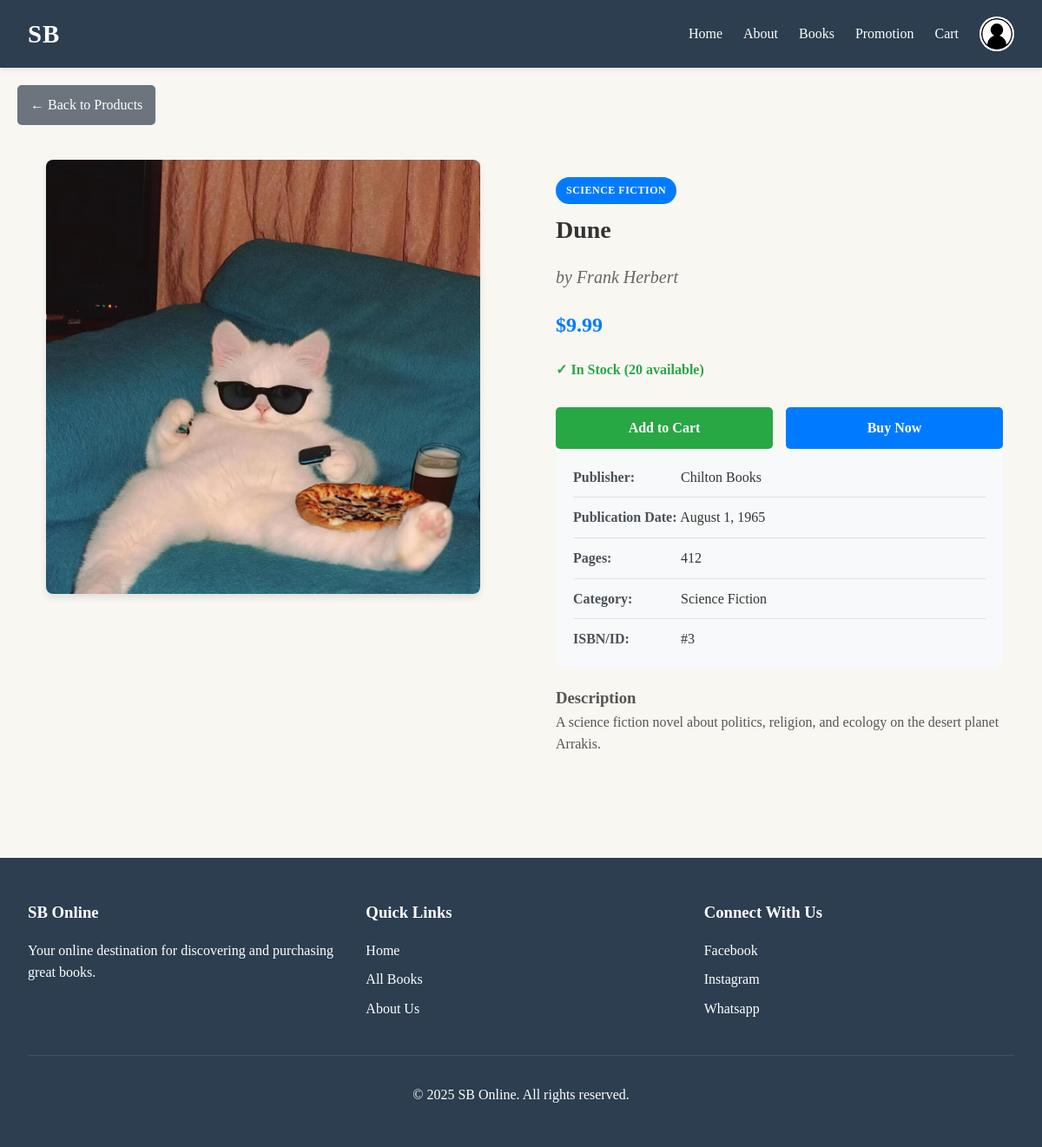
Screenshot of /page/product_details.php?id=3 (signed in) with the database file from the repository.
### tables this page shows
CREATE TABLE products (
    id INT PRIMARY KEY AUTO_INCREMENT,
    category_id INT NULL,
    title VARCHAR(255) NOT NULL,
    author VARCHAR(255) NOT NULL,
    price DECIMAL(10,2) NOT NULL,
    description TEXT,
    publisher VARCHAR(255),
    publication_date DATE,
    pages INT,
    cover_image VARCHAR(255),
    images JSON,
    stock_quantity INT DEFAULT 0,
    low_stock_threshold INT DEFAULT 10,
    stock_status ENUM('in_stock', 'low_stock', 'out_of_stock') DEFAULT 'in_stock',
    needs_reorder ENUM('yes', 'no') DEFAULT 'no',
    last_restocked DATE,
    created_at TIMESTAMP DEFAULT CURRENT_TIMESTAMP,
    updated_at TIMESTAMP DEFAULT CURRENT_TIMESTAMP ON UPDATE CURRENT_TIMESTAMP,
    
    FOREIGN KEY (category_id) REFERENCES categories(id) ON DELETE SET NULL
);

CREATE TABLE categories (
    id INT AUTO_INCREMENT PRIMARY KEY,
    name VARCHAR(255) NOT NULL UNIQUE,
    description TEXT,
    sort_order INT DEFAULT 0,
    created_at TIMESTAMP DEFAULT CURRENT_TIMESTAMP,
    updated_at TIMESTAMP DEFAULT CURRENT_TIMESTAMP ON UPDATE CURRENT_TIMESTAMP
);

### page/product_details.php (the view, shortened to what this page needs)
<?php
$host = 'localhost';
$dbname = 'sbonline';
$username = 'root';
$password = '';
$product = null;
$productImages = [];
$error = '';
if (!isset($_GET['id']) || empty($_GET['id'])) {
    $error = "Product ID is required.";
} else {
    $productId = intval($_GET['id']);
    try {
        $pdo = new PDO("mysql:host=$host;dbname=$dbname;charset=utf8", $username, $password);
        $pdo->setAttribute(PDO::ATTR_ERRMODE, PDO::ERRMODE_EXCEPTION);
        $sql = "SELECT p.*, c.name as category_name, c.id as category_id
                FROM products p
                LEFT JOIN categories c ON p.category_id = c.id
                WHERE p.id = ?";
        $stmt = $pdo->prepare($sql);
        $stmt->execute([$productId]);
        $product = $stmt->fetch(PDO::FETCH_ASSOC);
        if (!$product) {
            $error = "Product not found.";
        } else {
            $productImages = json_decode($product['images'] ?? '[]', true);
        }
    } catch (PDOException $e) {
        $error = "Database error: " . $e->getMessage();
    }
}
include '../sb_head.php';
?>
<!DOCTYPE html>
<html lang="en">
<head>
    <link rel="stylesheet" href="/css/product.css">
</head>
<body>
    <div class="product-details-container">
        <?php if ($error): ?>
            <div class="error-message">
                <h3>Error</h3>
                <p><?php echo htmlspecialchars($error); ?></p>
                <a href="product.php" class="back-button">Back to Products</a>
            </div>
        <?php elseif ($product): ?>
            <a href="product_view.php" class="back-button">&larr; Back to Products</a>
            <div class="product-details">
                <div class="product-images">
                    <div class="main-image">
                        <?php if (!empty($productImages)): ?>
                            <img src="uploads/products/<?php echo htmlspecialchars($productImages[0]); ?>"
                                 alt="<?php echo htmlspecialchars($product['title']); ?>"
                                 id="mainProductImage">
                        <?php else: ?>
                            <div class="no-image" style="height: 400px; display: flex; align-items: center; justify-content: center; background: #f8f9fa; border-radius: 8px;">
                                No Image Available
                            </div>
                        <?php endif; ?>
                    </div>
                </div>
                <div class="product-info">
                    <?php if (!empty($product['category_name'])): ?>
                        <div class="product-category category-highlight">
                            <?php echo htmlspecialchars($product['category_name']); ?>
                        </div>
                    <?php endif; ?>
                    <h1 class="product-title"><?php echo htmlspecialchars($product['title']); ?></h1>
                    <p class="product-author">by <?php echo htmlspecialchars($product['author']); ?></p>
                    <div class="product-price">$<?php echo number_format($product['price'], 2); ?></div>
                    <div class="stock-info">
                        <?php if ($product['stock_quantity'] > 0): ?>
                            <span class="in-stock">✓ In Stock (<?php echo $product['stock_quantity']; ?> available)</span>
                        <?php else: ?>
                            <span class="out-of-stock">✗ Out of Stock</span>
                        <?php endif; ?>
                    </div>
                    <div class="action-buttons">
                        <?php if ($product['stock_quantity'] > 0): ?>
                            <button class="add-to-cart-btn"
                                onclick="addToCart(<?php echo $product['id']; ?>)">
                                Add to Cart
                            </button>
                            <button class="buy-now-btn"
                                onclick="buyNow(<?php echo $product['id']; ?>)">
                                Buy Now
                            </button>
                        <?php else: ?>
                            <button class="add-to-cart-btn" disabled>Out of Stock</button>
                            <button class="buy-now-btn" disabled>Notify Me</button>
                        <?php endif; ?>
                    </div>
                    <div class="product-meta-details">
                        <div class="meta-item">
                            <span class="meta-label">Publisher:</span>
                            <span class="meta-value">
                                <?php echo !empty($product['publisher']) ? htmlspecialchars($product['publisher']) : 'Not specified'; ?>
                            </span>
                        </div>
                        <div class="meta-item">
                            <span class="meta-label">Publication Date:</span>
                            <span class="meta-value">
                                <?php echo !empty($product['publication_date']) ? date('F j, Y', strtotime($product['publication_date'])) : 'Not specified'; ?>
                            </span>
                        </div>
                        <div class="meta-item">
                            <span class="meta-label">Pages:</span>
                            <span class="meta-value">
                                <?php echo !empty($product['pages']) ? number_format($product['pages']) : 'Not specified'; ?>
                            </span>
                        </div>
                        <div class="meta-item">
                            <span class="meta-label">Category:</span>
                            <span class="meta-value">
                                <?php echo !empty($product['category_name']) ? htmlspecialchars($product['category_name']) : 'Uncategorized'; ?>
                            </span>
                        </div>
                        <div class="meta-item">
                            <span class="meta-label">ISBN/ID:</span>
                            <span class="meta-value">#<?php echo $product['id']; ?></span>
                        </div>
                    </div>
                    <?php if (!empty($product['description'])): ?>
                        <div class="product-description-full">
                            <h3>Description</h3>
                            <p><?php echo nl2br(htmlspecialchars($product['description'])); ?></p>
                        </div>
                    <?php endif; ?>
                </div>
            </div>
        <?php endif; ?>
    </div>
</body>
</html>
<?php
include '../sb_foot.php';

### css/sb_style.css (style rules this page uses)
* { margin: 0; padding: 0; box-sizing: border-box; font-family: "Georgia", serif; }
body { background-color: #f9f7f2; color: #333; line-height: 1.6; }
a { text-decoration: none; color: inherit; }

### css/product.css (style rules this page uses)
.product-category { display: inline-block; background: #e9ecef; color: #495057; padding: 6px 12px; border-radius: 16px; font-size: 12px; margin-bottom: 12px; font-weight: 500; text-transform: uppercase; letter-spacing: 0.5px; }
.category-highlight { background: #007bff; color: white; font-weight: 600; }
.product-details { padding: 0 5px; }
.product-title { font-size: 18px; font-weight: 600; color: #333; margin-bottom: 8px; line-height: 1.3; min-height: 46px; display: -webkit-box; -webkit-line-clamp: 2; -webkit-box-orient: vertical; overflow: hidden; }
.product-author { font-size: 14px; color: #666; margin-bottom: 12px; font-style: italic; min-height: 20px; }
.product-price { font-size: 20px; font-weight: bold; color: #007bff; margin-bottom: 15px; }
.add-to-cart-btn { background: #28a745; color: white; flex: 2; padding: 12px; border: none; border-radius: 6px; cursor: pointer; font-size: 14px; font-weight: 600; transition: background 0.3s; }
.product-details-container { max-width: 1200px; margin: 0 auto; padding: 20px; }
.back-button { display: inline-block; margin-bottom: 20px; padding: 10px 15px; background: #6c757d; color: white; text-decoration: none; border-radius: 5px; transition: background 0.3s; }
.product-details { display: grid; grid-template-columns: 1fr 1fr; gap: 40px; margin-top: 20px; }
.product-images { position: sticky; top: 20px; }
.main-image { text-align: center; margin-bottom: 20px; }
.main-image img { max-width: 100%; max-height: 500px; border-radius: 8px; box-shadow: 0 4px 8px rgba(0, 0, 0, 0.1); }
.product-info { padding: 20px; }
.product-title { font-size: 28px; margin-bottom: 10px; color: #333; }
.product-author { font-size: 20px; color: #666; margin-bottom: 20px; font-style: italic; }
.product-price { font-size: 24px; font-weight: bold; color: #007bff; margin-bottom: 20px; }
.product-meta-details { background: #f8f9fa; padding: 20px; border-radius: 8px; margin-bottom: 20px; }
.meta-item { margin-bottom: 10px; padding-bottom: 10px; border-bottom: 1px solid #dee2e6; }
.meta-item:last-child { margin-bottom: 0; padding-bottom: 0; border-bottom: none; }
.meta-label { font-weight: bold; color: #495057; display: inline-block; width: 120px; }
.meta-value { color: #333; }
.product-description-full { line-height: 1.6; color: #555; margin-bottom: 30px; }
.stock-info { margin-bottom: 30px; font-size: 16px; }
.in-stock { color: #28a745; font-weight: bold; }
.action-buttons { display: flex; gap: 15px; margin-top: 30px; }
.add-to-cart-btn, .buy-now-btn { padding: 15px 30px; border: none; border-radius: 5px; font-size: 16px; cursor: pointer; transition: background 0.3s; flex: 1; font-weight: 600; }
.add-to-cart-btn { background: #28a745; color: white; }
.buy-now-btn { background: #007bff; color: white; }

### rows the page displays
products: category.name "SCIENCE FICTION", title "Dune", author "Frank Herbert", price "9.99", stock_quantity "20", publisher "Chilton Books", publication_date "August 1, 1965", pages "412", category.name "Science Fiction", id "3", description "A science fiction novel about politics, religion, and ecology on the desert planet Arrakis."
